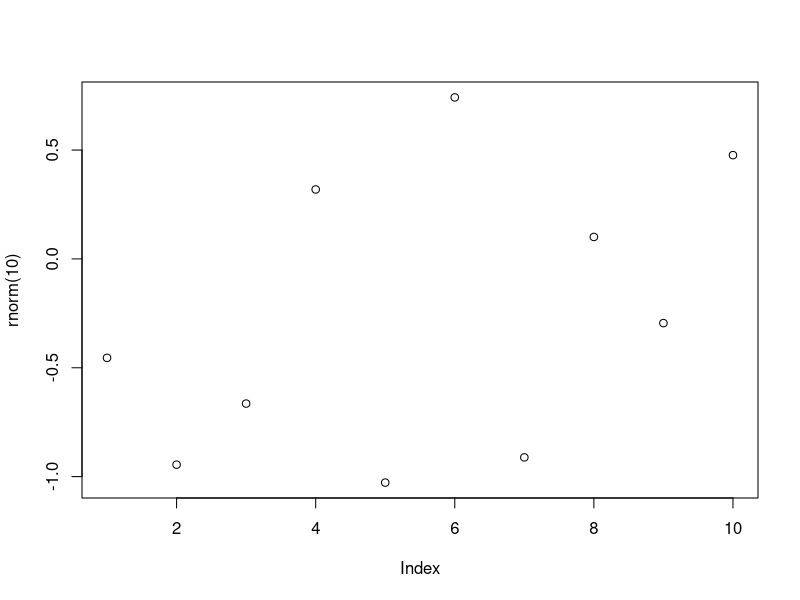

Write the R code that produced this figure. (Note: this script raises an error after producing the figure.)


# Funções


# Def dir
setwd("C:/Users/paloma/Desktop/DSA/BigDataRAzure/03-FatoresEstruturasDeControleFuncoes")
getwd()



# Help
?sample #pacote base (AMOSTRA)
args(sample) # argumentos
args(mean) 
args(sd) #(sd= desvio padrao)


# Funções Built-in
abs(-43) #valor absoluto
sum(c(1:5)) 
mean(c(1:5))
round(c(1.1:5.8)) #arrendondar resultado
rev(c(1:5)) #reverso
seq(1:5) #criar seq
sort(rev(c(1:5))) #ordenar
append(c(1:5), 6) # add elemento ao final da lista
#OBS: antes de implementar um fc, verificar se já n existe!!!



# EX: criando um vetor reverso
vec1 <- c(1.5, 2.5, 8.4, 3.7, 6.3)
vec2 <- rev(vec1)
vec2


# Funções
plot(rnorm(10))
mean(c(abs(vec1), abs(vec2)))





# Criando funções
# 1)
myfunc <- function(x) { x + x }
myfunc(10)
class(myfunc)


# 2)
myfunc2 <- function(a, b) {
  valor = a ^ b
  print(valor)
}
myfunc2(3, 2)


# 3) sample = amostra (a var num está no escopo local)
jogando_dados <- function() {
  num <- sample(1:6, size = 1) #local
  num
}
jogando_dados()




# Escopo (não usar o mesmo nome de var local e global, para coisas diferentes)
print(num)
num <- c(1:6)
num #global



# Funções sem número definido de argumentos
vec1 <- (10:13)
vec2 <- c("a", "b", "c", "d")
vec3 <- c(6.5, 9.2, 11.9, 5.1)

myfunc3 <- function(...){
  df = data.frame(cbind(...))
  print(df)
}


myfunc3(vec1)

myfunc3(vec2, vec3)

myfunc3(vec1, vec2, vec3)




# Fim











